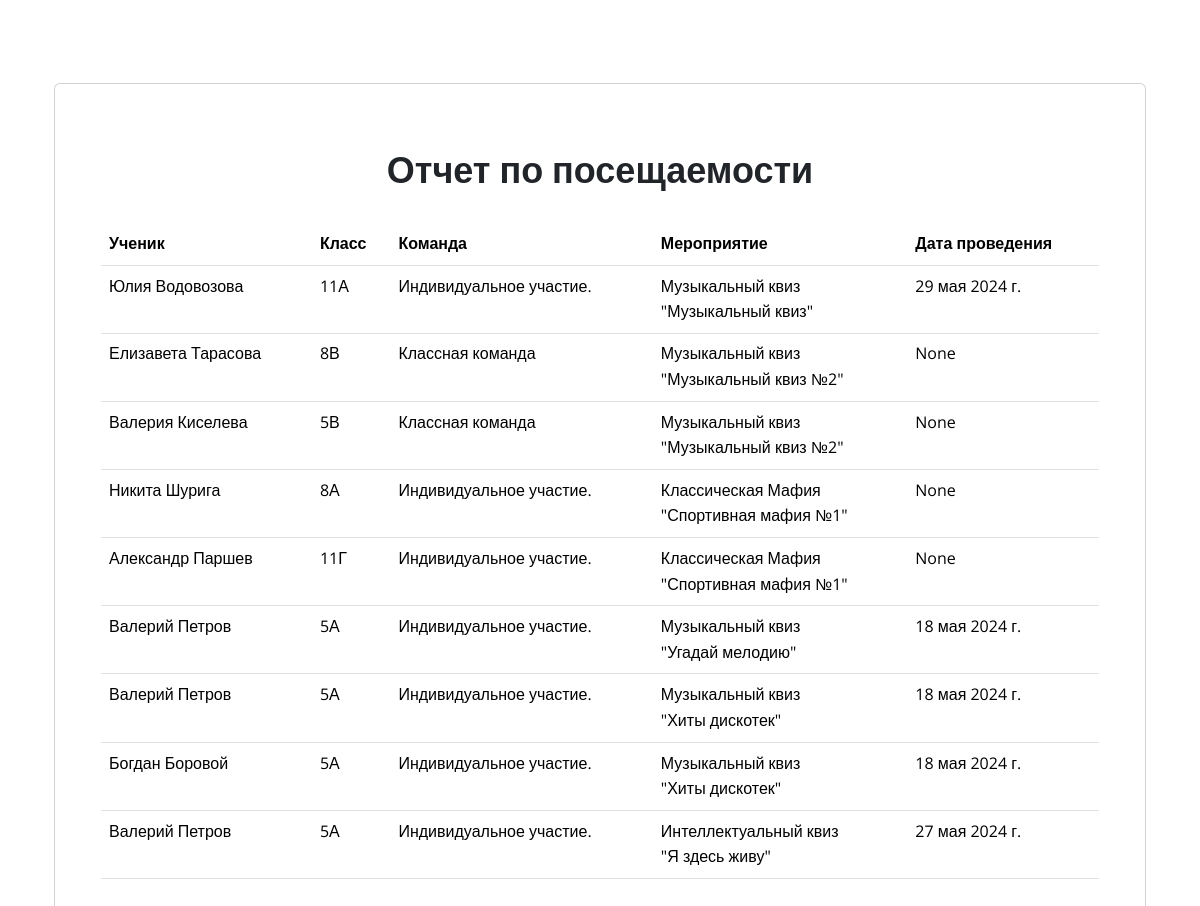
The page /reports/ on the database its author committed.
### Diplom/models.py (models this page shows, shortened)
class InvitationStatus(models.Model):
    Invitation = models.ForeignKey('Invitation', on_delete=models.CASCADE)
    Status = models.ForeignKey('Status', on_delete=models.CASCADE)
    Profile = models.ForeignKey('Profile', on_delete=models.CASCADE)
    Status_Date = models.DateField(blank=True, null=True, auto_now_add=True)
    Description = models.CharField(max_length=255, blank=True, null=True)

class Invitation(models.Model):
    date_submitted = models.DateField(blank=True, null=True)
    Event_Plan_Position = models.ForeignKey('Event_Plan_Position', on_delete=models.CASCADE)
    Team = models.ForeignKey('Team', on_delete=models.CASCADE, null=True, blank=True)
    Team_Members = models.ForeignKey('Team_Members', on_delete=models.CASCADE, null=True, blank=True)
    Profile = models.ForeignKey('Profile', on_delete=models.CASCADE, null=True, blank=True)

class Profile(models.Model):
    user = models.OneToOneField(User, on_delete=models.CASCADE)
    image = models.ImageField(upload_to='images', null=True, blank=True)
    patronymic = models.CharField(max_length=255, verbose_name='Отчество (если есть)', blank=True, null=True)
    klass = models.CharField(max_length=4, verbose_name='Класс обучающегося', choices=klass_Choices, blank=True)

class Event_Plan_Position(models.Model):
    Event_Plan = models.ForeignKey('Event_Plan', on_delete=models.PROTECT)
    Event = models.ForeignKey('Event', on_delete=models.PROTECT)
    Date = models.DateField(null=True, blank=True)
    Date_Plan = models.DateField(null=True, blank=True)
    Date_Fact = models.DateField(null=True, blank=True)
    Description = models.TextField(null=True, blank=True)
    Eventers_Plan = models.IntegerField(null=True, blank=True)
    Eventers_Fact = models.IntegerField(null=True, blank=True)

class Event(models.Model):
    name = models.CharField(max_length=255)
    max_eventers = models.IntegerField(default=100)
    image = models.ImageField(upload_to='images', null=True, blank=True)
    description = models.TextField(null=True, blank=True)
    team = models.BooleanField('Командное мероприятие', null=True, blank=True)
    EventType = models.ForeignKey('EventType', on_delete=models.CASCADE)
    EducationLevel = models.ForeignKey('EducationLevel', on_delete=models.CASCADE)

class EventType(models.Model):
    name = models.CharField(max_length=100,
                            verbose_name='Наименование типа мероприятия',
                            choices=EventType_Choices)

class Team_Members(models.Model):
    Team_List = models.ForeignKey('Team_List', on_delete=models.CASCADE)
    Profile = models.ForeignKey('Profile', on_delete=models.CASCADE)

class Team(models.Model):
    name = models.CharField(max_length=255)
    date_created = models.DateTimeField(blank=True, null=True)
    date_disbanded = models.DateTimeField(blank=True, null=True)
    capitan = models.ForeignKey(Profile, on_delete=models.SET_NULL, verbose_name="Капитан", blank=True, null=True)
    def __str__(self):
        return str(self.name)

### Diplom/views.py (the view)
# urls.py: path('reports/', ReportView, name='reports'),
def ReportView(request):
    status_invitation = InvitationStatus.objects.filter(Status__name='Посещено').order_by('Invitation__Event_Plan_Position__Event__name')
    positions = Event_Plan_Position.objects.all()
    for invitation in status_invitation:
        if invitation.Invitation.Team:
            team_members = Team_Members.objects.filter(Team_List__Team=invitation.Invitation.Team)
    context = {
        'status_invitation': status_invitation,
        'positions': positions,
        'team_members': team_members,
    }
    return render(request, 'reports.html', context)

### templates/reports.html
{% extends 'base.html' %}
{% block content %}
    <div class="container px-4">
        <div class="d-flex justify-content-center">
            <div class="card" style="width: 100%; height: 100%; padding: 30px">
                <div class="card-body">
                    <h3 align="center" style="padding-bottom: 10px"><strong>Отчет по посещаемости</strong></h3>
                    <table class="table">
                        <thead>
                        <tr>
                            <th>Ученик</th>
                            <th>Класс</th>
                            <th>Команда</th>
                            <th>Мероприятие</th>
                            <th>Дата проведения</th>
                        </tr>
                        </thead>
                        <tbody>
                        {% for status in  status_invitation %}
                            <tr>
                                {% if status.Invitation.Team %}
                                    {% for member in team_members %}
                                        <tr>
                                            <td>{{ member.Profile.user.first_name }} {{ member.Profile.user.last_name }}</td>
                                            <td>{{ member.Profile.klass }}</td>
                                            <td>{{ status.Invitation.Team }}</td>
                                            <td>{{ status.Invitation.Event_Plan_Position.Event.EventType.name }}<br>
                                                "{{ status.Invitation.Event_Plan_Position.Event.name }}"
                                            </td>
                                            <td>{{ status.Invitation.Event_Plan_Position.Date_Fact }}</td>
                                        </tr>
                                    {% endfor %}
                                {% elif status.Invitation.Profile %}
                                    <td>{{ status.Invitation.Profile.user.first_name }} {{ status.Invitation.Profile.user.last_name }}</td>
                                    <td>{{ status.Invitation.Profile.klass }}</td>
                                    <td>Индивидуальное участие.</td>
                                    <td>{{ status.Invitation.Event_Plan_Position.Event.EventType.name }}<br>
                                        "{{ status.Invitation.Event_Plan_Position.Event.name }}"
                                    </td>
                                    <td>{{ status.Invitation.Event_Plan_Position.Date_Fact }}</td>
                                {% endif %}
                            </tr>
                        {% endfor %}
                        </tbody>
                    </table>
                </div>
            </div>
        </div>
    </div>
{% endblock %}

### rows shown on the page
InvitationStatus: Invitation.Profile.user.first_name "Юлия", Invitation.Profile.user.last_name "Водовозова", Invitation.Profile.klass "11А", Invitation.Event_Plan_Position.Event.EventType.name "Музыкальный квиз", Invitation.Event_Plan_Position.Event.name "Музыкальный квиз", Invitation.Event_Plan_Position.Date_Fact "29 мая 2024 г."
InvitationStatus: Invitation.Team "Классная команда", Invitation.Event_Plan_Position.Event.EventType.name "Музыкальный квиз", Invitation.Event_Plan_Position.Event.name "Музыкальный квиз №2", Invitation.Event_Plan_Position.Date_Fact "None"
Team_Members: Profile.user.first_name "Елизавета", Profile.user.last_name "Тарасова", Profile.klass "8В"
Team_Members: Profile.user.first_name "Валерия", Profile.user.last_name "Киселева", Profile.klass "5В"
InvitationStatus: Invitation.Profile.user.first_name "Никита", Invitation.Profile.user.last_name "Шурига", Invitation.Profile.klass "8А", Invitation.Event_Plan_Position.Event.EventType.name "Классическая Мафия", Invitation.Event_Plan_Position.Event.name "Спортивная мафия №1", Invitation.Event_Plan_Position.Date_Fact "None"
InvitationStatus: Invitation.Profile.user.first_name "Александр", Invitation.Profile.user.last_name "Паршев", Invitation.Profile.klass "11Г", Invitation.Event_Plan_Position.Event.EventType.name "Классическая Мафия", Invitation.Event_Plan_Position.Event.name "Спортивная мафия №1", Invitation.Event_Plan_Position.Date_Fact "None"
InvitationStatus: Invitation.Profile.user.first_name "Валерий", Invitation.Profile.user.last_name "Петров", Invitation.Profile.klass "5А", Invitation.Event_Plan_Position.Event.EventType.name "Музыкальный квиз", Invitation.Event_Plan_Position.Event.name "Угадай мелодию", Invitation.Event_Plan_Position.Date_Fact "18 мая 2024 г."
InvitationStatus: Invitation.Profile.user.first_name "Валерий", Invitation.Profile.user.last_name "Петров", Invitation.Profile.klass "5А", Invitation.Event_Plan_Position.Event.EventType.name "Музыкальный квиз", Invitation.Event_Plan_Position.Event.name "Хиты дискотек", Invitation.Event_Plan_Position.Date_Fact "18 мая 2024 г."
InvitationStatus: Invitation.Profile.user.first_name "Богдан", Invitation.Profile.user.last_name "Боровой", Invitation.Profile.klass "5А", Invitation.Event_Plan_Position.Event.EventType.name "Музыкальный квиз", Invitation.Event_Plan_Position.Event.name "Хиты дискотек", Invitation.Event_Plan_Position.Date_Fact "18 мая 2024 г."
InvitationStatus: Invitation.Profile.user.first_name "Валерий", Invitation.Profile.user.last_name "Петров", Invitation.Profile.klass "5А", Invitation.Event_Plan_Position.Event.EventType.name "Интеллектуальный квиз", Invitation.Event_Plan_Position.Event.name "Я здесь живу", Invitation.Event_Plan_Position.Date_Fact "27 мая 2024 г."
